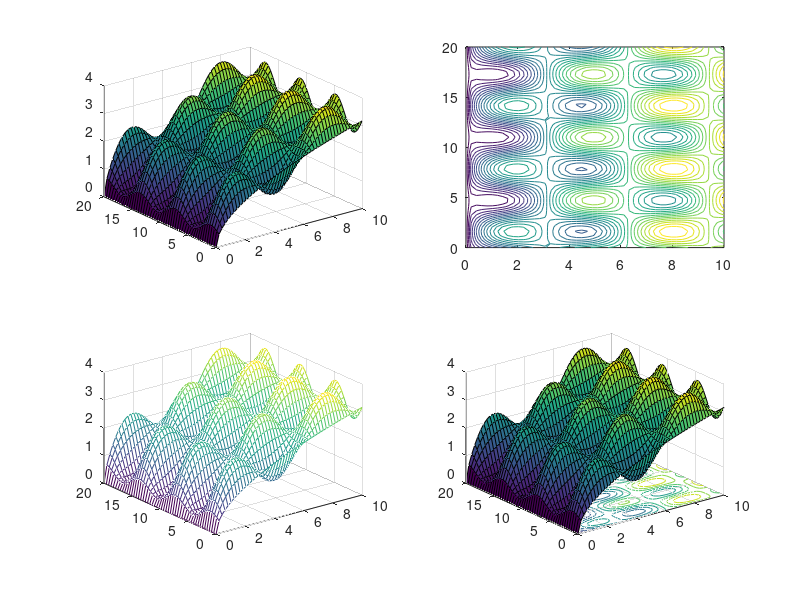

Recreate this plot in MATLAB.
clc;
clear;
close all;

x=linspace(0,10,50);

y=linspace(0,20,50);

[X, Y]=meshgrid(x,y);

Z=sin(X).*sin(Y)+sqrt(X);

figure;

subplot(2,2,1);
surf(X,Y,Z);

subplot(2,2,3);
mesh(X,Y,Z);

subplot(2,2,2);
contour(X,Y,Z,25);

subplot(2,2,4);
surfc(X,Y,Z);

